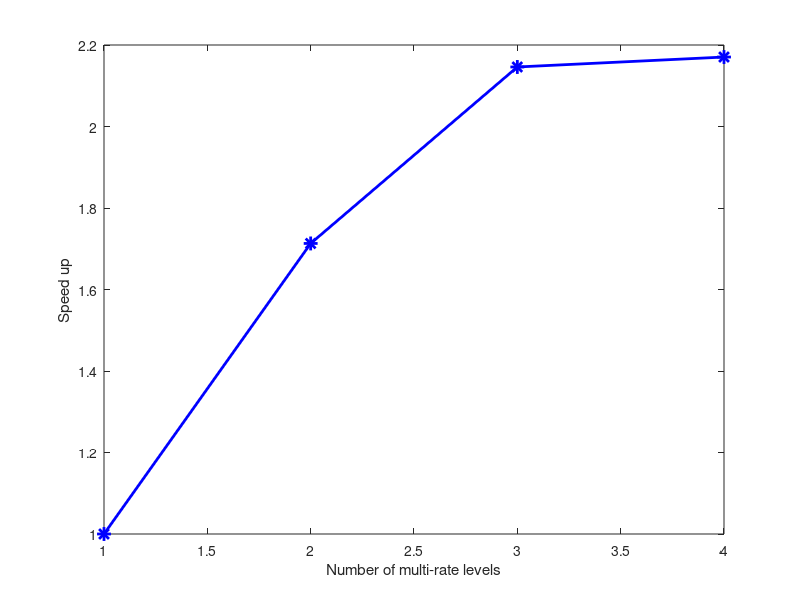

Here is the MATLAB script that generated this plot: (Note: this script raises an error after producing the figure.)

levels = [1 2 3 4];
computeTime = [38.2 22.3 17.8 17.6];

computeTime = computeTime(1)./computeTime;


fs = 18;
lw = 2;
ms = 10;

plot(levels, computeTime, '*-b', 'MarkerSize', ms, 'LineWidth', lw);
xlabel('Number of multi-rate levels');
ylabel('Speed up');

aX = gca;
aX.XTick = [1, 2, 3, 4];
set(gca, 'FontSize', fs);
set(gcf, 'color', 'white');
print -dpdf timeVsLevels
